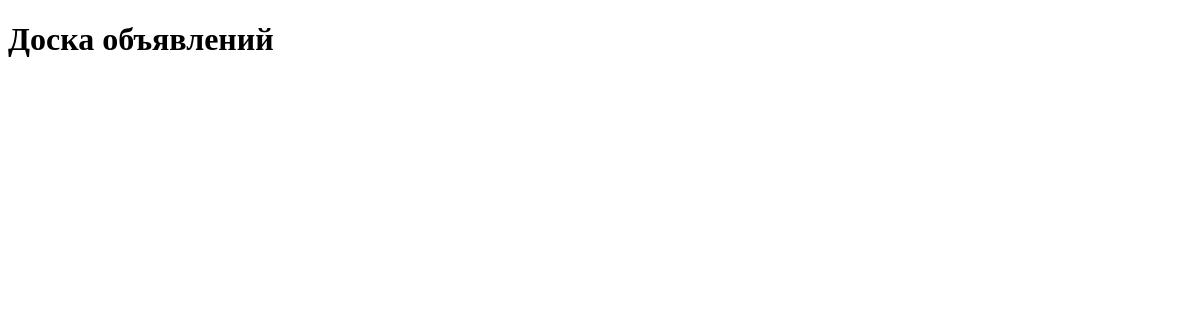
Page /bboard/ on the earlier database version.
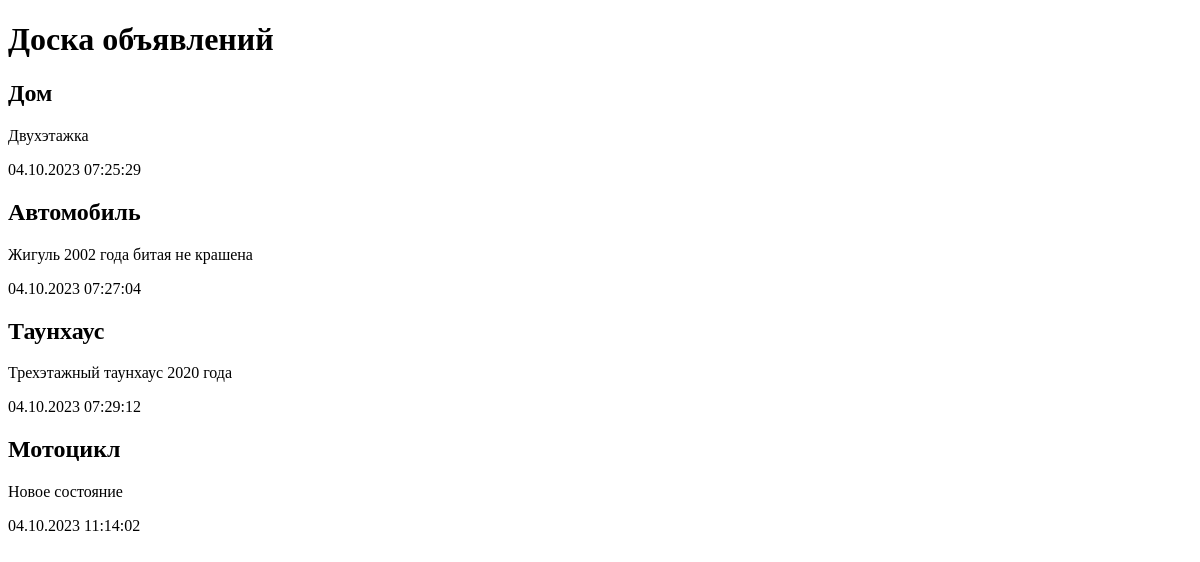
Same page on the later database version.
### bboard/models.py (models this page shows)
class Bb(models.Model):
    title = models.CharField(max_length=50, verbose_name='Товар') # Title
    content = models.TextField(null=True, blank=True,
                               verbose_name='Описание') # Content
    price = models.FloatField(null=True, blank=True, verbose_name='Цена') # Price
    publised = models.DateTimeField(auto_now_add=True, db_index=True,
                                    verbose_name='Опубликовано') # Date Published

### bboard/views.py (the view)
# urls.py: path('', index),
def index(request):
    bbs = Bb.objects.all()
    return render(request, 'bboard/index.html', {'bbs': bbs})

### bboard/templates/bboard/index.html (shortened to what this page needs)
<!DOCTYPE html>
<html>
    <head>
    </head>
    <body>
        <h1>Доска объявлений</h1>
        {% for bb in bbs %}
        <div>
            <h2>{{ bb.title }}</h2>
            <p>{{ bb.content }}</p>
            <p>{{ bb.publised|date:"d.m.Y H:i:s" }}</p>
        </div>
        {% endfor %}
    </body>
</html>

Differences in the rows shown:
added Bb: title "Дом", content "Двухэтажка", publised "04.10.2023 07:25:29"
added Bb: title "Автомобиль", content "Жигуль 2002 года битая не крашена", publised "04.10.2023 07:27:04"
added Bb: title "Таунхаус", content "Трехэтажный таунхаус 2020 года", publised "04.10.2023 07:29:12"
added Bb: title "Мотоцикл", content "Новое состояние", publised "04.10.2023 11:14:02"
